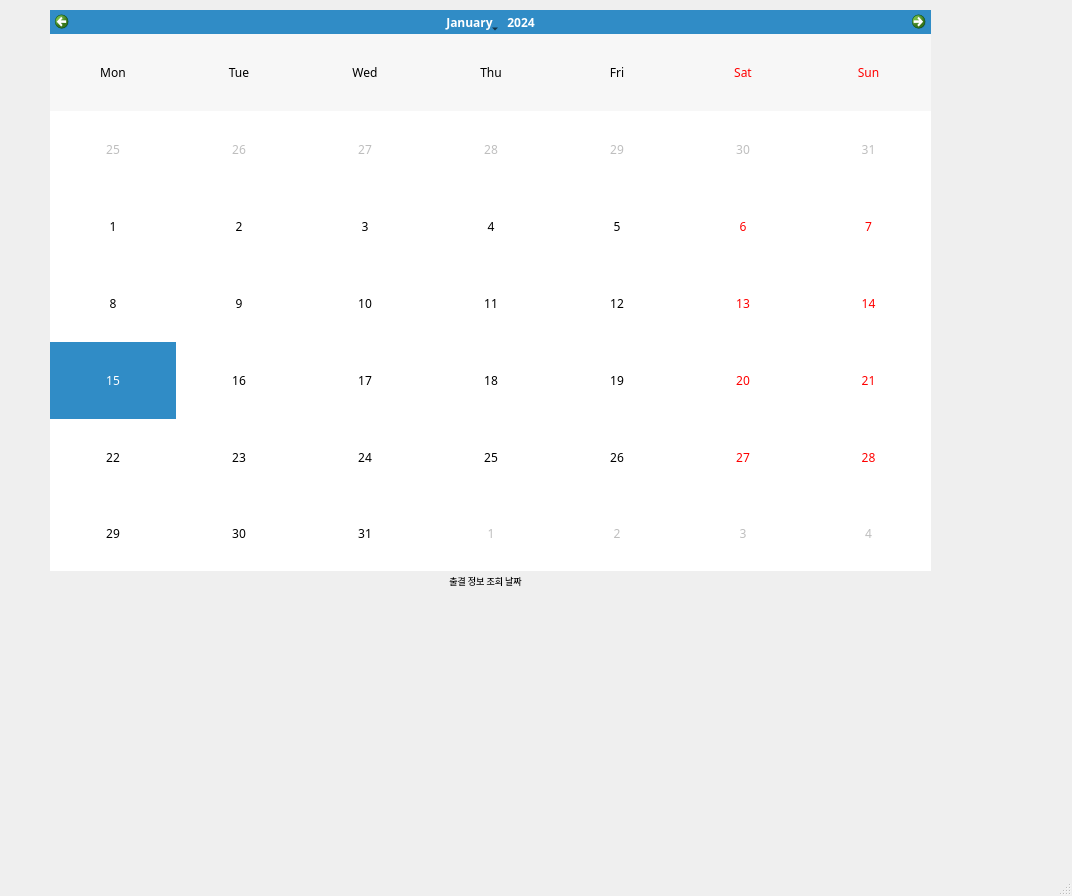
<?xml version="1.0" encoding="UTF-8"?>
<ui version="4.0">
 <class>MainWindow</class>
 <widget class="QMainWindow" name="MainWindow">
  <property name="geometry">
   <rect>
    <x>0</x>
    <y>0</y>
    <width>1072</width>
    <height>896</height>
   </rect>
  </property>
  <property name="font">
   <font>
    <family>D2Coding</family>
   </font>
  </property>
  <property name="windowTitle">
   <string>MainWindow</string>
  </property>
  <widget class="QWidget" name="centralwidget">
   <widget class="QCalendarWidget" name="calendarWidget">
    <property name="geometry">
     <rect>
      <x>50</x>
      <y>10</y>
      <width>881</width>
      <height>561</height>
     </rect>
    </property>
    <property name="verticalHeaderFormat">
     <enum>QCalendarWidget::NoVerticalHeader</enum>
    </property>
   </widget>
   <widget class="QLabel" name="label">
    <property name="geometry">
     <rect>
      <x>40</x>
      <y>570</y>
      <width>891</width>
      <height>21</height>
     </rect>
    </property>
    <property name="font">
     <font>
      <pointsize>7</pointsize>
     </font>
    </property>
    <property name="text">
     <string>출결 정보 조회 날짜</string>
    </property>
    <property name="alignment">
     <set>Qt::AlignCenter</set>
    </property>
   </widget>
   <widget class="QWidget" name="verticalLayoutWidget">
    <property name="geometry">
     <rect>
      <x>10</x>
      <y>590</y>
      <width>961</width>
      <height>271</height>
     </rect>
    </property>
    <layout class="QVBoxLayout" name="verticalLayout">
     <item>
      <widget class="QWidget" name="attendanceGraph" native="true">
       <property name="sizePolicy">
        <sizepolicy hsizetype="Preferred" vsizetype="Preferred">
         <horstretch>0</horstretch>
         <verstretch>0</verstretch>
        </sizepolicy>
       </property>
       <property name="maximumSize">
        <size>
         <width>16777215</width>
         <height>16777215</height>
        </size>
       </property>
      </widget>
     </item>
    </layout>
   </widget>
  </widget>
  <widget class="QMenuBar" name="menubar">
   <property name="geometry">
    <rect>
     <x>0</x>
     <y>0</y>
     <width>1072</width>
     <height>22</height>
    </rect>
   </property>
  </widget>
  <widget class="QStatusBar" name="statusbar"/>
 </widget>
 <resources/>
 <connections/>
</ui>
